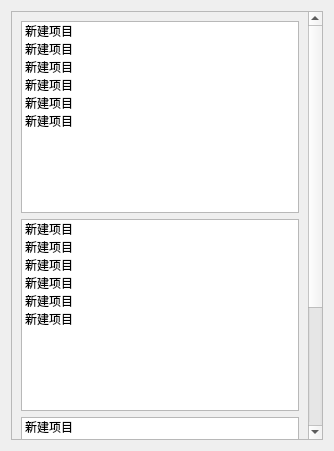
<?xml version="1.0" encoding="UTF-8"?>
<ui version="4.0">
 <class>TestAdjust</class>
 <widget class="QWidget" name="TestAdjust">
  <property name="geometry">
   <rect>
    <x>0</x>
    <y>0</y>
    <width>334</width>
    <height>451</height>
   </rect>
  </property>
  <property name="windowTitle">
   <string>Form</string>
  </property>
  <layout class="QGridLayout" name="gridLayout">
   <item row="0" column="0">
    <widget class="QScrollArea" name="scrollArea">
     <property name="widgetResizable">
      <bool>true</bool>
     </property>
     <widget class="QWidget" name="scrollAreaWidgetContents">
      <property name="geometry">
       <rect>
        <x>0</x>
        <y>-160</y>
        <width>297</width>
        <height>612</height>
       </rect>
      </property>
      <layout class="QVBoxLayout" name="verticalLayout_2">
       <item>
        <widget class="QListWidget" name="listWidget_4">
         <property name="sizePolicy">
          <sizepolicy hsizetype="Expanding" vsizetype="Fixed">
           <horstretch>0</horstretch>
           <verstretch>0</verstretch>
          </sizepolicy>
         </property>
         <property name="verticalScrollBarPolicy">
          <enum>Qt::ScrollBarAsNeeded</enum>
         </property>
         <property name="sizeAdjustPolicy">
          <enum>QAbstractScrollArea::AdjustIgnored</enum>
         </property>
         <property name="resizeMode">
          <enum>QListView::Adjust</enum>
         </property>
         <item>
          <property name="text">
           <string>新建项目</string>
          </property>
         </item>
         <item>
          <property name="text">
           <string>新建项目</string>
          </property>
         </item>
         <item>
          <property name="text">
           <string>新建项目</string>
          </property>
         </item>
         <item>
          <property name="text">
           <string>新建项目</string>
          </property>
         </item>
         <item>
          <property name="text">
           <string>新建项目</string>
          </property>
         </item>
         <item>
          <property name="text">
           <string>新建项目</string>
          </property>
         </item>
        </widget>
       </item>
       <item>
        <widget class="QListWidget" name="listWidget_6">
         <property name="sizePolicy">
          <sizepolicy hsizetype="Expanding" vsizetype="Fixed">
           <horstretch>0</horstretch>
           <verstretch>0</verstretch>
          </sizepolicy>
         </property>
         <property name="verticalScrollBarPolicy">
          <enum>Qt::ScrollBarAsNeeded</enum>
         </property>
         <property name="sizeAdjustPolicy">
          <enum>QAbstractScrollArea::AdjustIgnored</enum>
         </property>
         <property name="resizeMode">
          <enum>QListView::Adjust</enum>
         </property>
         <item>
          <property name="text">
           <string>新建项目</string>
          </property>
         </item>
         <item>
          <property name="text">
           <string>新建项目</string>
          </property>
         </item>
         <item>
          <property name="text">
           <string>新建项目</string>
          </property>
         </item>
         <item>
          <property name="text">
           <string>新建项目</string>
          </property>
         </item>
         <item>
          <property name="text">
           <string>新建项目</string>
          </property>
         </item>
         <item>
          <property name="text">
           <string>新建项目</string>
          </property>
         </item>
        </widget>
       </item>
       <item>
        <widget class="QListWidget" name="listWidget_5">
         <property name="sizePolicy">
          <sizepolicy hsizetype="Expanding" vsizetype="Fixed">
           <horstretch>0</horstretch>
           <verstretch>0</verstretch>
          </sizepolicy>
         </property>
         <property name="verticalScrollBarPolicy">
          <enum>Qt::ScrollBarAsNeeded</enum>
         </property>
         <property name="sizeAdjustPolicy">
          <enum>QAbstractScrollArea::AdjustIgnored</enum>
         </property>
         <property name="resizeMode">
          <enum>QListView::Adjust</enum>
         </property>
         <item>
          <property name="text">
           <string>新建项目</string>
          </property>
         </item>
         <item>
          <property name="text">
           <string>新建项目</string>
          </property>
         </item>
         <item>
          <property name="text">
           <string>新建项目</string>
          </property>
         </item>
         <item>
          <property name="text">
           <string>新建项目</string>
          </property>
         </item>
         <item>
          <property name="text">
           <string>新建项目</string>
          </property>
         </item>
         <item>
          <property name="text">
           <string>新建项目</string>
          </property>
         </item>
        </widget>
       </item>
       <item>
        <spacer name="verticalSpacer">
         <property name="orientation">
          <enum>Qt::Vertical</enum>
         </property>
         <property name="sizeHint" stdset="0">
          <size>
           <width>20</width>
           <height>40</height>
          </size>
         </property>
        </spacer>
       </item>
      </layout>
     </widget>
    </widget>
   </item>
  </layout>
 </widget>
 <resources/>
 <connections/>
</ui>
